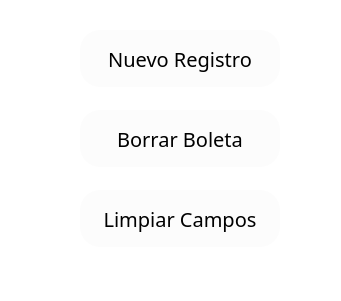
     <widget class="QFrame" name="frame_7">
      <property name="geometry">
       <rect>
        <x>1140</x>
        <y>280</y>
        <width>341</width>
        <height>301</height>
       </rect>
      </property>
      <property name="styleSheet">
       <string notr="true">background:transparent;
border-color:none;</string>
      </property>
      <property name="frameShape">
       <enum>QFrame::NoFrame</enum>
      </property>
      <property name="frameShadow">
       <enum>QFrame::Raised</enum>
      </property>
      <widget class="QPushButton" name="push_Borrar">
       <property name="geometry">
        <rect>
         <x>80</x>
         <y>110</y>
         <width>200</width>
         <height>57</height>
        </rect>
       </property>
       <property name="font">
        <font>
         <family>Bahnschrift</family>
         <pointsize>-1</pointsize>
         <weight>50</weight>
         <italic>false</italic>
         <bold>false</bold>
        </font>
       </property>
       <property name="styleSheet">
        <string notr="true">QPushButton{
font:20px;
color:black;
background-color:rgb(252,252,252);
border-color:rgb(200,200,200);
border-width:1px;
border-radius:20px;
}

QPushButton:hover{
background:rgb(203, 219, 253);
border-color:rgb(255,255,255);
border-width:2px;
}
</string>
       </property>
       <property name="text">
        <string>Borrar Boleta</string>
       </property>
      </widget>
      <widget class="QPushButton" name="push_Limpiar">
       <property name="geometry">
        <rect>
         <x>80</x>
         <y>190</y>
         <width>200</width>
         <height>57</height>
        </rect>
       </property>
       <property name="font">
        <font>
         <family>Bahnschrift</family>
         <pointsize>-1</pointsize>
         <weight>50</weight>
         <italic>false</italic>
         <bold>false</bold>
        </font>
       </property>
       <property name="styleSheet">
        <string notr="true">QPushButton{
font:20px;
color:black;
background-color:rgb(252,252,252);
border-color:rgb(200,200,200);
border-width:1px;
border-radius:20px;
}

QPushButton:hover{
background:rgb(203, 219, 253);
border-color:rgb(255,255,255);
border-width:2px;
}
</string>
       </property>
       <property name="text">
        <string>Limpiar Campos</string>
       </property>
      </widget>
      <widget class="QPushButton" name="push_Nuevo">
       <property name="geometry">
        <rect>
         <x>80</x>
         <y>30</y>
         <width>200</width>
         <height>57</height>
        </rect>
       </property>
       <property name="palette">
        <palette>
         <active>
          <colorrole role="WindowText">
           <brush brushstyle="SolidPattern">
            <color alpha="255">
             <red>0</red>
             <green>0</green>
             <blue>0</blue>
            </color>
           </brush>
          </colorrole>
          <colorrole role="Button">
           <brush brushstyle="SolidPattern">
            <color alpha="255">
             <red>252</red>
             <green>252</green>
             <blue>252</blue>
            </color>
           </brush>
          </colorrole>
          <colorrole role="Text">
           <brush brushstyle="SolidPattern">
            <color alpha="255">
             <red>0</red>
             <green>0</green>
             <blue>0</blue>
            </color>
           </brush>
          </colorrole>
          <colorrole role="ButtonText">
           <brush brushstyle="SolidPattern">
            <color alpha="255">
             <red>0</red>
             <green>0</green>
             <blue>0</blue>
            </color>
           </brush>
          </colorrole>
          <colorrole role="Base">
           <brush brushstyle="SolidPattern">
            <color alpha="255">
             <red>252</red>
             <green>252</green>
             <blue>252</blue>
            </color>
           </brush>
          </colorrole>
          <colorrole role="Window">
           <brush brushstyle="SolidPattern">
            <color alpha="255">
             <red>252</red>
             <green>252</green>
             <blue>252</blue>
            </color>
           </brush>
          </colorrole>
         </active>
         <inactive>
          <colorrole role="WindowText">
           <brush brushstyle="SolidPattern">
            <color alpha="255">
             <red>0</red>
             <green>0</green>
             <blue>0</blue>
            </color>
           </brush>
          </colorrole>
          <colorrole role="Button">
           <brush brushstyle="SolidPattern">
            <color alpha="255">
             <red>252</red>
             <green>252</green>
             <blue>252</blue>
            </color>
           </brush>
          </colorrole>
          <colorrole role="Text">
           <brush brushstyle="SolidPattern">
            <color alpha="255">
             <red>0</red>
             <green>0</green>
             <blue>0</blue>
            </color>
           </brush>
          </colorrole>
          <colorrole role="ButtonText">
           <brush brushstyle="SolidPattern">
            <color alpha="255">
             <red>0</red>
             <green>0</green>
             <blue>0</blue>
            </color>
           </brush>
          </colorrole>
          <colorrole role="Base">
           <brush brushstyle="SolidPattern">
            <color alpha="255">
             <red>252</red>
             <green>252</green>
             <blue>252</blue>
            </color>
           </brush>
          </colorrole>
          <colorrole role="Window">
           <brush brushstyle="SolidPattern">
            <color alpha="255">
             <red>252</red>
             <green>252</green>
             <blue>252</blue>
            </color>
           </brush>
          </colorrole>
         </inactive>
         <disabled>
          <colorrole role="WindowText">
           <brush brushstyle="SolidPattern">
            <color alpha="255">
             <red>0</red>
             <green>0</green>
             <blue>0</blue>
            </color>
           </brush>
          </colorrole>
          <colorrole role="Button">
           <brush brushstyle="SolidPattern">
            <color alpha="255">
             <red>252</red>
             <green>252</green>
             <blue>252</blue>
            </color>
           </brush>
          </colorrole>
          <colorrole role="Text">
           <brush brushstyle="SolidPattern">
            <color alpha="255">
             <red>0</red>
             <green>0</green>
             <blue>0</blue>
            </color>
           </brush>
          </colorrole>
          <colorrole role="ButtonText">
           <brush brushstyle="SolidPattern">
            <color alpha="255">
             <red>0</red>
             <green>0</green>
             <blue>0</blue>
            </color>
           </brush>
          </colorrole>
          <colorrole role="Base">
           <brush brushstyle="SolidPattern">
            <color alpha="255">
             <red>252</red>
             <green>252</green>
             <blue>252</blue>
            </color>
           </brush>
          </colorrole>
          <colorrole role="Window">
           <brush brushstyle="SolidPattern">
            <color alpha="255">
             <red>252</red>
             <green>252</green>
             <blue>252</blue>
            </color>
           </brush>
          </colorrole>
         </disabled>
        </palette>
       </property>
       <property name="font">
        <font>
         <family>Bahnschrift</family>
         <pointsize>-1</pointsize>
         <weight>50</weight>
         <italic>false</italic>
         <bold>false</bold>
        </font>
       </property>
       <property name="whatsThis">
        <string>Crea un registro nuevo con los datos ingresados</string>
       </property>
       <property name="styleSheet">
        <string notr="true">
QPushButton{
font:20px;
color:black;
background-color:rgb(252,252,252);
border-color:rgb(200,200,200);
border-width:1px;
border-radius:20px;
}

QPushButton:hover{
background:rgb(203, 219, 253);
border-color:rgb(255,255,255);
border-width:2px;
}
</string>
       </property>
       <property name="text">
        <string>Nuevo Registro</string>
       </property>
      </widget>
     </widget>
